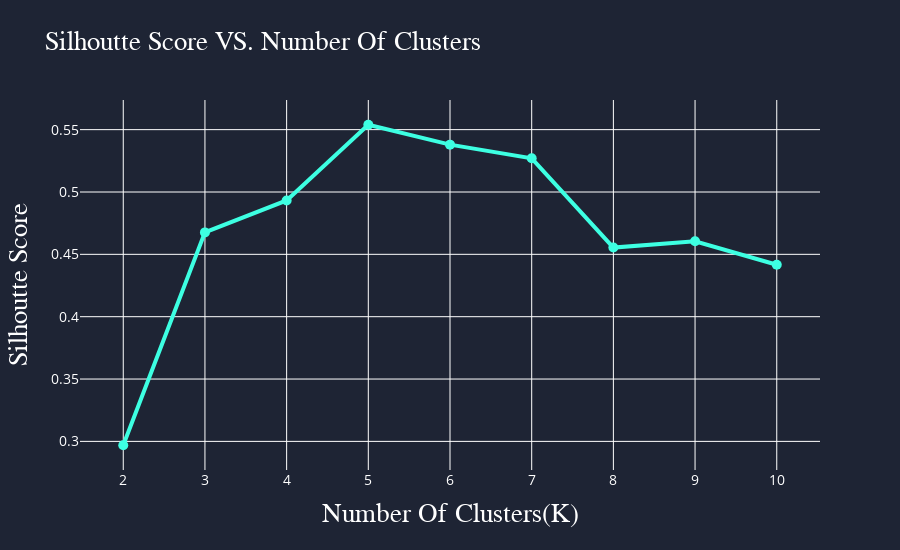

Notebook source saved alongside this figure:
### Code cell
data = [go.Scatter(x=list(kSilhoutte.keys()), 
            y=list(kSilhoutte.values()), 
            mode='markers+lines', 
            marker=dict(size=10), 
            line=dict(color="#3DFFE2", width=4))]

layout = go.Layout(title=dict(text="Silhoutte Score VS. Number Of Clusters", 
                                font=dict(color="white", 
                                            family="Times New Roman", 
                                            size=27)),
                    xaxis=dict(title=dict(text="Number Of Clusters(K)", 
                                            font=dict(color="white", 
                                            family="Times New Roman", 
                                            size=27)),
                                tickfont=dict(color="white", size=14)),
                    yaxis=dict(title=dict(text="Silhoutte Score", 
                                font=dict(color="white", 
                                            family="Times New Roman", 
                                            size=27)),
                                tickfont=dict(color="white", size=14)),
                    legend=dict(font=dict(color="white")),
                    height=550 ,
                    paper_bgcolor="#1E2434", 
                    plot_bgcolor="#1E2434")

fig = go.Figure(data, layout)

fig

### Figure 1 — Plotly figure (JSON) as saved in the notebook; plotly's stock layout.template omitted (floating-point values rounded to 4 significant figures)
{"data": [{"line": {"color": "#3DFFE2", "width": 4}, "marker": {"size": 10}, "mode": "markers+lines", "type": "scatter", "x": [2, 3, 4, 5, 6, 7, 8, 9, 10], "y": [0.2969, 0.4676, 0.4932, 0.5539, 0.538, 0.527, 0.4554, 0.4605, 0.4416]}], "layout": {"height": 550, "legend": {"font": {"color": "white"}}, "paper_bgcolor": "#1E2434", "plot_bgcolor": "#1E2434", "title": {"font": {"color": "white", "family": "Times New Roman", "size": 27}, "text": "Silhoutte Score VS. Number Of Clusters"}, "xaxis": {"tickfont": {"color": "white", "size": 14}, "title": {"font": {"color": "white", "family": "Times New Roman", "size": 27}, "text": "Number Of Clusters(K)"}}, "yaxis": {"tickfont": {"color": "white", "size": 14}, "title": {"font": {"color": "white", "family": "Times New Roman", "size": 27}, "text": "Silhoutte Score"}}}}
